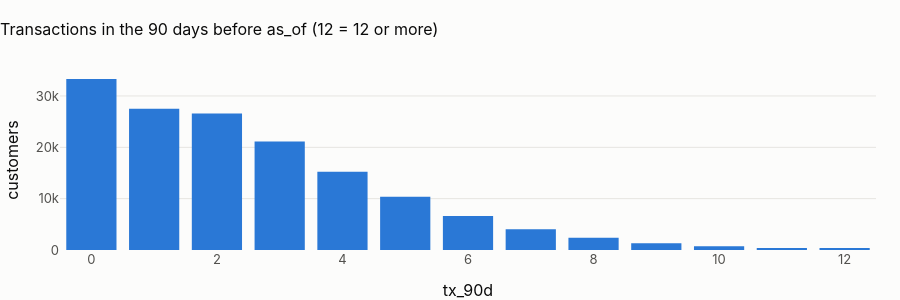

The notebook cell saved with this chart:
### Markdown cell above
## 1 · `mart_customer_360`: one row per customer
Seven left-joined aggregates (products, transactions, digital, contact centre, complaints, marketing, surveys) on the
pseudonymised profile. Two imputation decisions are visible in every column:
* **counts and sums become 0** when there is no activity (`coalesce(tx.tx_count_90d, 0)`): no transaction is zero
  transactions;
* **rates and "last" values stay NULL** (`decline_rate_90d`, `last_tx_ts`): a decline rate over zero transactions is
  undefined, and 0 % would claim a customer with no attempts never gets declined.

### Code cell
c360 = pl.q("""
    select count(*) as customers, round(avg(tx_count_90d), 2) as avg_tx_90d,
           round(100 * avg((tx_count_90d = 0)::int), 1) as no_tx_90d_pct,
           round(100 * avg((decline_rate_90d is null)::int), 1) as decline_rate_null_pct,
           round(median(days_since_last_tx), 0) as median_days_since_last_tx,
           round(100 * avg((sessions_90d = 0)::int), 1) as no_digital_90d_pct,
           round(100 * avg((contacts_90d > 0)::int), 1) as contacted_90d_pct,
           count(*) filter (where confirmed_fraud_365d > 0) as customers_with_fraud_label_365d
    from {mart_customer_360}""")
show(c360, paging=False)
dist = pl.q(
    "select least(tx_count_90d, 12) as tx_90d, count(*) as customers from {mart_customer_360} group by 1"
)
fig = px.bar(
    dist.sort_values("tx_90d"),
    x="tx_90d",
    y="customers",
    title="Transactions in the 90 days before as_of (12 = 12 or more)",
)
fig.update_layout(height=300)
fig.show()

### Figure 1 — Plotly figure (JSON) as saved in the notebook; plotly's stock layout.template omitted (floating-point values rounded to 4 significant figures)
{"data": [{"hovertemplate": "tx_90d=%{x}<br>customers=%{y}<extra></extra>", "legendgroup": "", "marker": {"color": "#2a78d6", "pattern": {"shape": ""}}, "name": "", "orientation": "v", "showlegend": false, "textposition": "auto", "type": "bar", "x": [0, 1, 2, 3, 4, 5, 6, 7, 8, 9, 10, 11, 12], "xaxis": "x", "y": [33306, 27488, 26580, 21132, 15241, 10395, 6635, 4027, 2386, 1298, 727, 395, 390], "yaxis": "y"}], "layout": {"barmode": "relative", "height": 300, "legend": {"tracegroupgap": 0}, "title": {"text": "Transactions in the 90 days before as_of (12 = 12 or more)"}, "xaxis": {"anchor": "y", "domain": [0.0, 1.0], "title": {"text": "tx_90d"}}, "yaxis": {"anchor": "x", "domain": [0.0, 1.0], "title": {"text": "customers"}}}}
